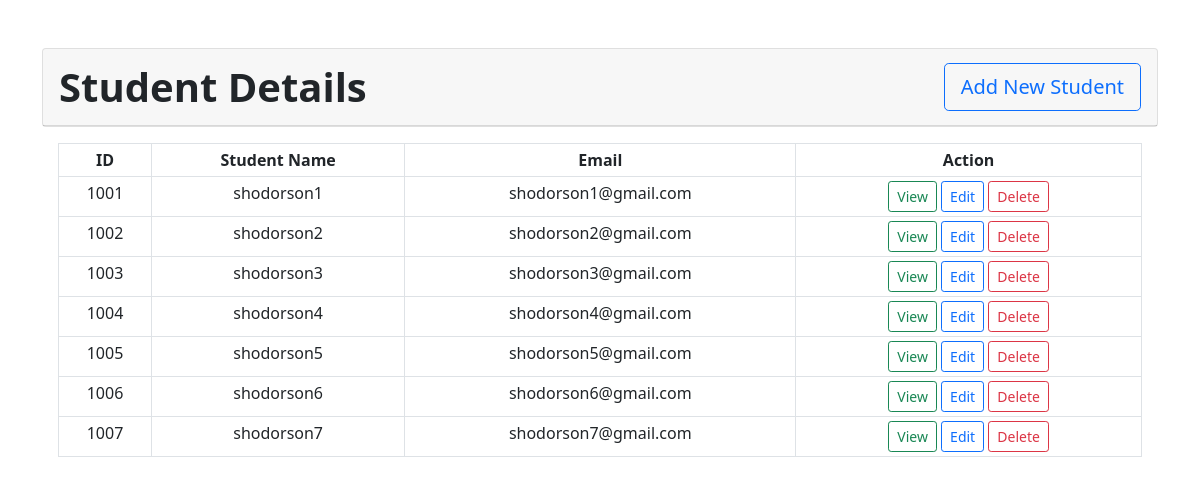
The page / on the database its author committed.
### tables this page shows
CREATE TABLE `student_info` (
  `id` int(11) NOT NULL,
  `name` varchar(111) NOT NULL,
  `email` varchar(111) NOT NULL,
  `mid1` int(11),
  `mid2` int(11),
  `final` int(11),
  `total` int(11),
  `grade` varchar(10)
);

### index.php (the view, shortened to what this page needs)
<?php
    require 'dbconf.php';
?>
<!DOCTYPE html>
<html lang="en">
<head>
    <link href="https://cdn.jsdelivr.net/npm/bootstrap@5.0.2/dist/css/bootstrap.min.css" rel="stylesheet">
</head>
<body style="background-size: 100%">
    <div class="container mt-5">
     <div class="card w-100 text-center shadowBlue">
      <div class="card-header">
        <div class="row">
        <div class="d-flex justify-content-between align-items-center">
                <b style="font-size: 40px;">Student Details</b>
                <a href="student_create.php" class='btn btn-outline-primary btn-lg' data-toggle='tooltip' title="Create Student">Add New Student</a>
        </div>
   </div>
  </div>
</div>
<div class="table-responsive text-center">
 <div class="card-body">
    <table class="table table-bordered table-sm">
      <thead>
      <tr>
       <th scope="col">ID</th>
       <th scope="col">Student Name</th>
       <th scope="col">Email</th>
       <th scope="col">Action</th>
       </tr>
       </thead>
       <tbody>
       <?php
        $query = "SELECT * FROM `student_info`";
        $query_run = mysqli_query($conn, $query);
        if(mysqli_num_rows($query_run) > 0){
            foreach($query_run as $student)
            {
                ?>
                <tr>
                    <td><?= $student['id']; ?></td>
                    <td><?= $student['name']; ?></td>
                    <td><?= $student['email']; ?></td>
                <td>
                <a href="student_view.php?id=<?= $student['id']; ?>"
                class='btn btn-outline-success btn-sm' data-toggle='tooltip' title="View More info">View</a>
                <a href="student_edit.php?id=<?= $student['id']; ?>" class='btn btn-outline-primary btn-sm' data-toggle='tooltip' title="Edit Student">Edit</a>
                <a href="index.php?delete=<?= $student['id']; ?>" class='btn btn-outline-danger btn-sm' data-toggle='tooltip' title="Delete this account">Delete</a>
                </td>
                </tr>
            <?php
            }
        }
        else
        {
            echo "<h5> No Record Found </h5>";
        }
        ?>
        </tbody>
    </table>
 </div>
</div>
</div>
</body>
</html>

### rows shown on the page
student_info: id "1001", name "shodorson1", email "shodorson1@gmail.com"
student_info: id "1002", name "shodorson2", email "shodorson2@gmail.com"
student_info: id "1003", name "shodorson3", email "shodorson3@gmail.com"
student_info: id "1004", name "shodorson4", email "shodorson4@gmail.com"
student_info: id "1005", name "shodorson5", email "shodorson5@gmail.com"
student_info: id "1006", name "shodorson6", email "shodorson6@gmail.com"
student_info: id "1007", name "shodorson7", email "shodorson7@gmail.com"
